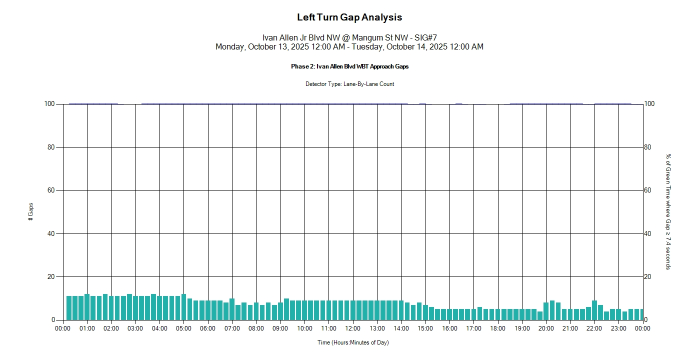
#> input picture samples/left_turn_gap/left_turn_gap_7_phase_2_lane_by_lane_count_20251013.jpg, 1400 x 720 px (shown at 1/2 size)
$ python -i extract_split_monitor_batch.py   (imports and definitions only)
#> lines starting #> are read from the running program, lines starting #| are printed output that depends on the picture; after the words box and inside, x2 and y2 are one past the last pixel; in counts of white or black regions, pixels touching at a corner belong together
#> further down, picture is the input picture: shape (720, 1400, 3); mean B, G, R 245.6, 245.7, 241.2
from __future__ import annotations

import argparse
import csv
import re
import sys
from collections import Counter, defaultdict
from dataclasses import dataclass
from pathlib import Path

import cv2
import numpy as np
import pytesseract

SCRIPT_DIR = Path(__file__).resolve().parent
ROOT = SCRIPT_DIR.parents[1]
sys.path.insert(0, str(SCRIPT_DIR))

from rebuild_split_monitor_exports import (  # noqa: E402
    build_plan_periods,
    rebuild_hourly_from_fulltrace,
    relabel_fulltrace,
    write_csv,
)

IMAGES_DIR = SCRIPT_DIR / "images"
DEFAULT_OUTPUT_DIR = SCRIPT_DIR / "signal_exports"
SIGNALS_TXT = ROOT / "signals.txt"

PLOT_X1 = 126
PLOT_X2 = 1343
PLOT_Y1 = 255
PLOT_Y2 = 640
PLOT_WIDTH = PLOT_X2 - PLOT_X1 + 1
PLOT_HEIGHT = PLOT_Y2 - PLOT_Y1 + 1

PHASE_TITLE_CROP = (0, 0, 1400, 175)
PHASE_FOCUSED_CROP = (600, 120, 820, 170)
PLAN_ROW_Y1 = 176
PLAN_ROW_Y2 = 196
Y_AXIS_MAX_CROP = (55, 245, 125, 315)

HEADER_PLAN_THRESHOLD = 200
BACKGROUND_BLUE_THRESHOLD_MIN = 8.0
BACKGROUND_TINY_RUN_PX = 10
PROGRAM_LINE_BOTTOM_BUFFER_PX = 20
PROGRAM_LINE_BRIDGE_PX = 90
TRACE_NEIGHBORHOOD_PX = 3

SUMMARY_HEADER = [
    "signal_id",
    "phase",
    "date",
    "source_image",
    "status",
    "y_axis_max_seconds",
    "segment_count",
    "plan_sequence",
    "plan_sources",
    "notes",
]

FULLTRACE_HEADER = [
    "Signal ID",
    "Phase #",
    "Date",
    "Plan",
    "Time of day",
    "Programmed Split (sec)",
    "Average Split (sec)",
]


@dataclass(frozen=True)
class ChartImage:
    signal_id: str
    phase_token: str
    date_tag: str
    path: Path


@dataclass
class ChartExtract:
    image: ChartImage
    phase: str
    y_axis_max: float
    y_axis_note: str
    run_bounds: list[tuple[int, int]]
    per_segment_candidates: list[Counter[str]]
    programmed_trace: np.ndarray
    average_trace: np.ndarray
    notes: list[str]


# [85 lines left out: functions parse_args, load_signal_ids, collect_chart_images, not called in this run]


def date_tag_to_iso(date_tag: str) -> str:
    return f"{date_tag[0:4]}-{date_tag[4:6]}-{date_tag[6:8]}"


# [5 lines left out: function read_image, not called in this run]


def ocr_text(image_gray: np.ndarray, *, config: str, timeout: float = 5.0) -> str:
    text = pytesseract.image_to_string(image_gray, config=config, timeout=timeout)
    return re.sub(r"\s+", " ", text).strip()


# [33 lines left out: function detect_phase, not called in this run]


def phase_sort_key(phase: str) -> tuple[int, str]:
    return (0, f"{int(phase):03d}") if phase.isdigit() else (1, phase)


def detect_y_axis_max(image_bgr: np.ndarray) -> tuple[float, str]:
    x1, y1, x2, y2 = Y_AXIS_MAX_CROP
    crop = image_bgr[y1:y2, x1:x2]
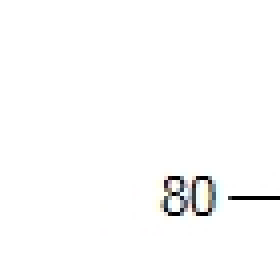
#> crop: shape (70, 70, 3) (shown 4 times larger); mean B, G, R 251.7, 251.8, 251.7
    gray = cv2.cvtColor(crop, cv2.COLOR_BGR2GRAY)
    gray = cv2.resize(gray, None, fx=6, fy=6, interpolation=cv2.INTER_CUBIC)
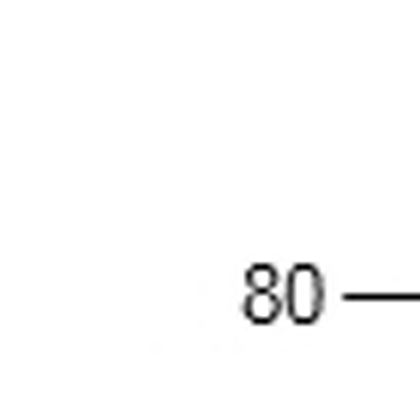
#> gray: shape (420, 420); min 0, max 255, mean 251.6

    candidates: list[int] = []
    notes: list[str] = []
    for threshold in (180, 200):
        _, binary = cv2.threshold(gray, threshold, 255, cv2.THRESH_BINARY)
        text = ocr_text(
            binary,
            config="--oem 3 --psm 6 -c tessedit_char_whitelist=0123456789",
            timeout=2.0,
        )
        notes.append(f"th{threshold}={text or 'blank'}")
        for token in re.findall(r"\d+", text):
            value = int(token)
            if 20 <= value <= 300:
                candidates.append(value)
#> this loop made 1 pass
#> pass 1, in detect_y_axis_max, `_, binary = cv2.threshold(gray, threshold, 255, cv2.THRESH_BINARY)`:
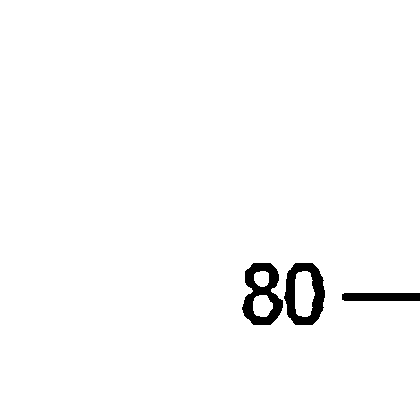
#> binary: shape (420, 420); 98.1% white; 3 black regions, box (x1, y1, x2, y2) and area: (242, 263, 283, 325) 1350, (284, 263, 325, 325) 1313, (342, 293, 420, 301) 620
#> after the loop, candidates = []; notes = []

    if candidates:
        value = max(candidates)
        return float(value), ";".join(notes)

    return 100.0, ";".join(notes + ["fallback=100"])


# [321 lines left out: functions detect_background_runs, extract_numeric_candidates_from_text, scan_plan_candidates_for_run, choose_consensus_runs, resolve_plan_sequence, build_programmed_trace and 3 more, not called in this run]


def minute_for_column(column_index: int) -> int:
    return int(round(column_index * 1440.0 / (PLOT_WIDTH - 1)))


# [77 lines left out: functions plan_for_column, build_fulltrace_rows, build_summary_rows, write_summary_csv, not called in this run]


def read_summary_csv(path: Path) -> list[dict[str, str]]:
    with path.open(newline="", encoding="utf-8") as handle:
        return list(csv.DictReader(handle))


# [139 lines left out: functions export_signal, write_batch_summary, main, not called in this run]


# [2 lines not run here, left out]

>>> import cv2
>>> picture = cv2.imread('../samples/left_turn_gap/left_turn_gap_7_phase_2_lane_by_lane_count_20251013.jpg')
#> (the run stopped early here; a loop or call above may not have finished)
